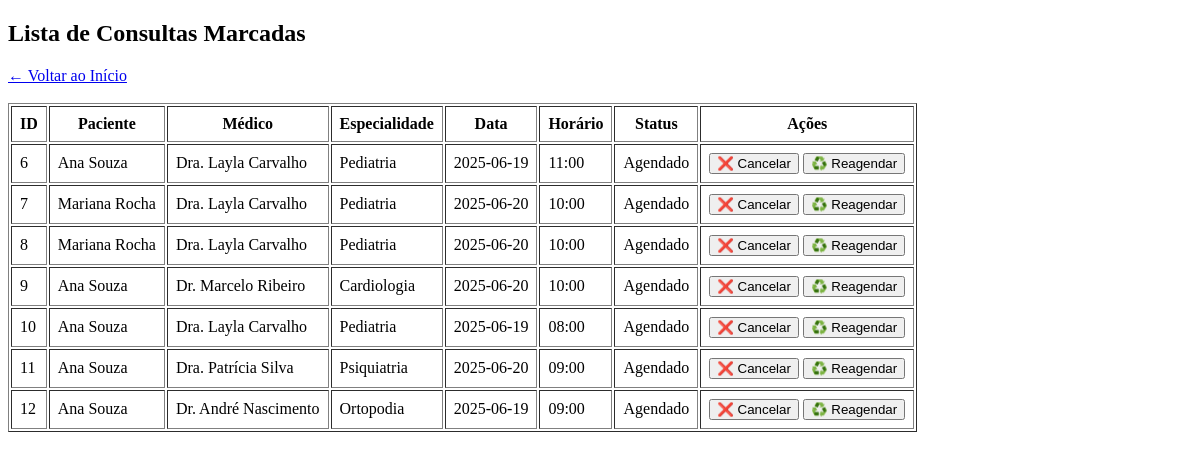
Before: /consultas (signed in) with the older database file.
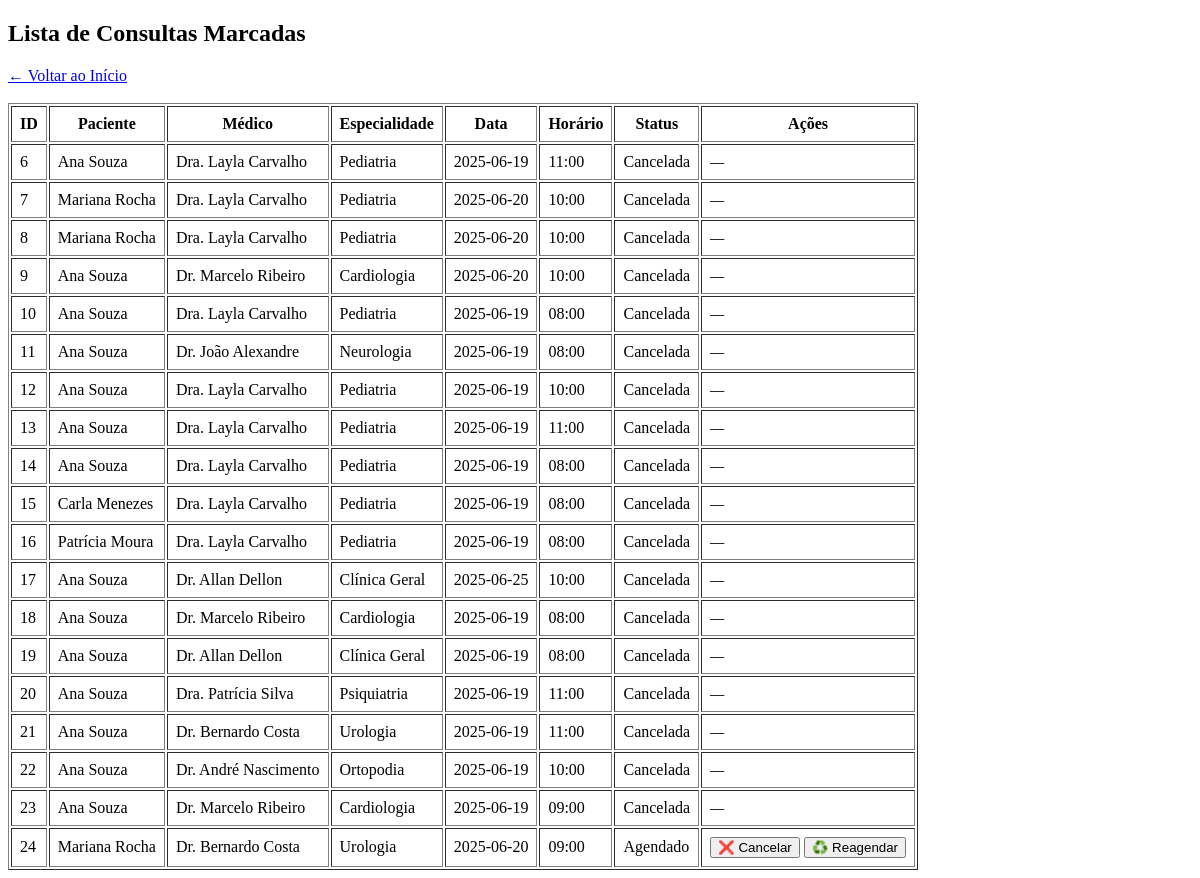
After: the same page with the newer database file.
### tables this page shows
CREATE TABLE consulta (
    id INTEGER PRIMARY KEY AUTOINCREMENT,
    usuario_id INTEGER NOT NULL,
    agenda_id INTEGER NOT NULL,
    status TEXT NOT NULL,
    criado_em TEXT DEFAULT CURRENT_TIMESTAMP,
    FOREIGN KEY (usuario_id) REFERENCES usuario(id),
    FOREIGN KEY (agenda_id) REFERENCES agenda(id)
);

CREATE TABLE usuario (
    id INTEGER PRIMARY KEY AUTOINCREMENT,
    nome TEXT NOT NULL,
    email TEXT NOT NULL UNIQUE,
    senha_hash TEXT NOT NULL
);

CREATE TABLE "medico" (
	"id"	INTEGER,
	"nome"	TEXT NOT NULL,
	"especialidade"	TEXT NOT NULL,
	PRIMARY KEY("id" AUTOINCREMENT)
);

CREATE TABLE agenda (
    id INTEGER PRIMARY KEY AUTOINCREMENT,
    medico_id INTEGER NOT NULL,
    data TEXT NOT NULL,
    horario TEXT NOT NULL,
    vagas_totais INTEGER NOT NULL,
    vagas_ocupadas INTEGER DEFAULT 0,
    FOREIGN KEY (medico_id) REFERENCES medico(id)
);

### app.py (the view)
@app.route('/consultas')
def listar_consultas():
    if 'atendente_id' not in session:
        return redirect(url_for('login'))
    conn = get_db_connection()
    cursor = conn.cursor()
    cursor.execute('''
        SELECT c.id, u.nome AS paciente, m.nome AS medico, m.especialidade,
               a.data, a.horario, c.status
        FROM consulta c
        JOIN usuario u ON c.usuario_id = u.id
        JOIN agenda a ON c.agenda_id = a.id
        JOIN medico m ON a.medico_id = m.id
    ''')
    consultas = cursor.fetchall()
    conn.close()
    return render_template('consultas.html', consultas=consultas)

### app.py (called while the page is built)
def get_db_connection():
    conn = sqlite3.connect('clinica.db')
    conn.row_factory = sqlite3.Row
    return conn

### templates/consultas.html (shortened to what this page needs)
<!DOCTYPE html>
<html lang="pt-BR">
<head>
</head>
<body>
    <h2>Lista de Consultas Marcadas</h2>
    <a href="{{ url_for('home') }}">← Voltar ao Início</a><br><br>
    {% if consultas %}
        <table border="1" cellpadding="8">
            <thead>
                <tr>
                    <th>ID</th>
                    <th>Paciente</th>
                    <th>Médico</th>
                    <th>Especialidade</th>
                    <th>Data</th>
                    <th>Horário</th>
                    <th>Status</th>
                    <th>Ações</th>
                </tr>
            </thead>
            <tbody>
                {% for c in consultas %}
                <tr>
                    <td>{{ c['id'] }}</td>
                    <td>{{ c['paciente'] }}</td>
                    <td>{{ c['medico'] }}</td>
                    <td>{{ c['especialidade'] }}</td>
                    <td>{{ c['data'] }}</td>
                    <td>{{ c['horario'] }}</td>
                    <td>{{ c['status'] }}</td>
                    <td>
                        {% if c['status'] in ['Agendado', 'Reagendado'] %}
                            <form action="{{ url_for('cancelar_consulta', consulta_id=c['id']) }}" method="POST" style="display:inline;">
                                <button type="submit" onclick="return confirm('Tem certeza que deseja cancelar esta consulta?')">❌ Cancelar</button>
                            </form>
                            <form action="{{ url_for('reagendar_consulta', consulta_id=c['id']) }}" method="GET" style="display:inline;">
                                <button type="submit">♻️ Reagendar</button>
                            </form>
                        {% else %}
                            <em>—</em>
                        {% endif %}
                    </td>
                </tr>
                {% endfor %}
            </tbody>
        </table>
    {% else %}
        <p>Nenhuma consulta agendada até o momento.</p>
    {% endif %}
</body>
</html>

Changed rows visible on the page:
changed consulta id 6: status "Agendado" → "Cancelada"; status "❌ Cancelar ♻️ Reagendar" → "—"
changed consulta id 7: status "Agendado" → "Cancelada"; status "❌ Cancelar ♻️ Reagendar" → "—"
changed consulta id 8: status "Agendado" → "Cancelada"; status "❌ Cancelar ♻️ Reagendar" → "—"
changed consulta id 9: status "Agendado" → "Cancelada"; status "❌ Cancelar ♻️ Reagendar" → "—"
changed consulta id 10: status "Agendado" → "Cancelada"; status "❌ Cancelar ♻️ Reagendar" → "—"
changed consulta id 11: medico "Dra. Patrícia Silva" → "Dr. João Alexandre"; especialidade "Psiquiatria" → "Neurologia"; data "2025-06-20" → "2025-06-19"; horario "09:00" → "08:00"; status "Agendado" → "Cancelada"; status "❌ Cancelar ♻️ Reagendar" → "—"
changed consulta id 12: medico "Dr. André Nascimento" → "Dra. Layla Carvalho"; especialidade "Ortopodia" → "Pediatria"; horario "09:00" → "10:00"; status "Agendado" → "Cancelada"; status "❌ Cancelar ♻️ Reagendar" → "—"
added consulta: id "13", paciente "Ana Souza", medico "Dra. Layla Carvalho", especialidade "Pediatria", data "2025-06-19", horario "11:00", status "Cancelada"
added consulta: id "14", paciente "Ana Souza", medico "Dra. Layla Carvalho", especialidade "Pediatria", data "2025-06-19", horario "08:00", status "Cancelada"
added consulta: id "15", paciente "Carla Menezes", medico "Dra. Layla Carvalho", especialidade "Pediatria", data "2025-06-19", horario "08:00", status "Cancelada"
added consulta: id "16", paciente "Patrícia Moura", medico "Dra. Layla Carvalho", especialidade "Pediatria", data "2025-06-19", horario "08:00", status "Cancelada"
added consulta: id "17", paciente "Ana Souza", medico "Dr. Allan Dellon", especialidade "Clínica Geral", data "2025-06-25", horario "10:00", status "Cancelada"
added consulta: id "18", paciente "Ana Souza", medico "Dr. Marcelo Ribeiro", especialidade "Cardiologia", data "2025-06-19", horario "08:00", status "Cancelada"
added consulta: id "19", paciente "Ana Souza", medico "Dr. Allan Dellon", especialidade "Clínica Geral", data "2025-06-19", horario "08:00", status "Cancelada"
added consulta: id "20", paciente "Ana Souza", medico "Dra. Patrícia Silva", especialidade "Psiquiatria", data "2025-06-19", horario "11:00", status "Cancelada"
added consulta: id "21", paciente "Ana Souza", medico "Dr. Bernardo Costa", especialidade "Urologia", data "2025-06-19", horario "11:00", status "Cancelada"
added consulta: id "22", paciente "Ana Souza", medico "Dr. André Nascimento", especialidade "Ortopodia", data "2025-06-19", horario "10:00", status "Cancelada"
added consulta: id "23", paciente "Ana Souza", medico "Dr. Marcelo Ribeiro", especialidade "Cardiologia", data "2025-06-19", horario "09:00", status "Cancelada"
added consulta: id "24", paciente "Mariana Rocha", medico "Dr. Bernardo Costa", especialidade "Urologia", data "2025-06-20", horario "09:00", status "Agendado"
